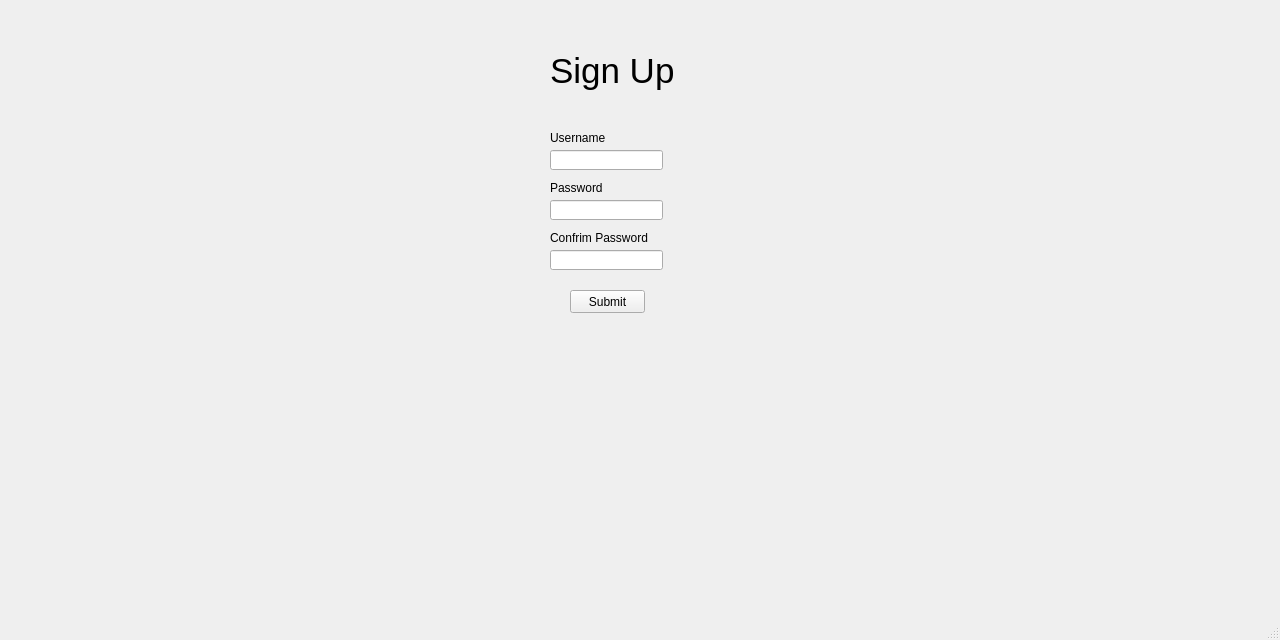
<?xml version="1.0" encoding="UTF-8"?>
<ui version="4.0">
 <class>MainWindow</class>
 <widget class="QMainWindow" name="MainWindow">
  <property name="geometry">
   <rect>
    <x>0</x>
    <y>0</y>
    <width>1280</width>
    <height>640</height>
   </rect>
  </property>
  <property name="windowTitle">
   <string>MainWindow</string>
  </property>
  <widget class="QWidget" name="centralwidget">
   <widget class="QLineEdit" name="signup_username_entry">
    <property name="geometry">
     <rect>
      <x>550</x>
      <y>150</y>
      <width>113</width>
      <height>20</height>
     </rect>
    </property>
   </widget>
   <widget class="QPushButton" name="signup_submit_button">
    <property name="geometry">
     <rect>
      <x>570</x>
      <y>290</y>
      <width>75</width>
      <height>23</height>
     </rect>
    </property>
    <property name="text">
     <string>Submit</string>
    </property>
   </widget>
   <widget class="QLabel" name="signup_title">
    <property name="geometry">
     <rect>
      <x>550</x>
      <y>40</y>
      <width>181</width>
      <height>61</height>
     </rect>
    </property>
    <property name="font">
     <font>
      <pointsize>26</pointsize>
     </font>
    </property>
    <property name="text">
     <string>Sign Up</string>
    </property>
   </widget>
   <widget class="QLineEdit" name="signup_password_entry">
    <property name="geometry">
     <rect>
      <x>550</x>
      <y>200</y>
      <width>113</width>
      <height>20</height>
     </rect>
    </property>
   </widget>
   <widget class="QLabel" name="signup_username_label">
    <property name="geometry">
     <rect>
      <x>550</x>
      <y>130</y>
      <width>111</width>
      <height>16</height>
     </rect>
    </property>
    <property name="text">
     <string>Username</string>
    </property>
   </widget>
   <widget class="QLabel" name="signup_pass_label">
    <property name="geometry">
     <rect>
      <x>550</x>
      <y>180</y>
      <width>111</width>
      <height>16</height>
     </rect>
    </property>
    <property name="text">
     <string>Password</string>
    </property>
   </widget>
   <widget class="QLabel" name="signup_c_pass_label">
    <property name="geometry">
     <rect>
      <x>550</x>
      <y>230</y>
      <width>111</width>
      <height>16</height>
     </rect>
    </property>
    <property name="text">
     <string>Confrim Password</string>
    </property>
   </widget>
   <widget class="QLineEdit" name="signup_c_password_entry">
    <property name="geometry">
     <rect>
      <x>550</x>
      <y>250</y>
      <width>113</width>
      <height>20</height>
     </rect>
    </property>
   </widget>
  </widget>
  <widget class="QMenuBar" name="menubar">
   <property name="geometry">
    <rect>
     <x>0</x>
     <y>0</y>
     <width>1280</width>
     <height>21</height>
    </rect>
   </property>
  </widget>
  <widget class="QStatusBar" name="statusbar"/>
 </widget>
 <resources/>
 <connections/>
</ui>
